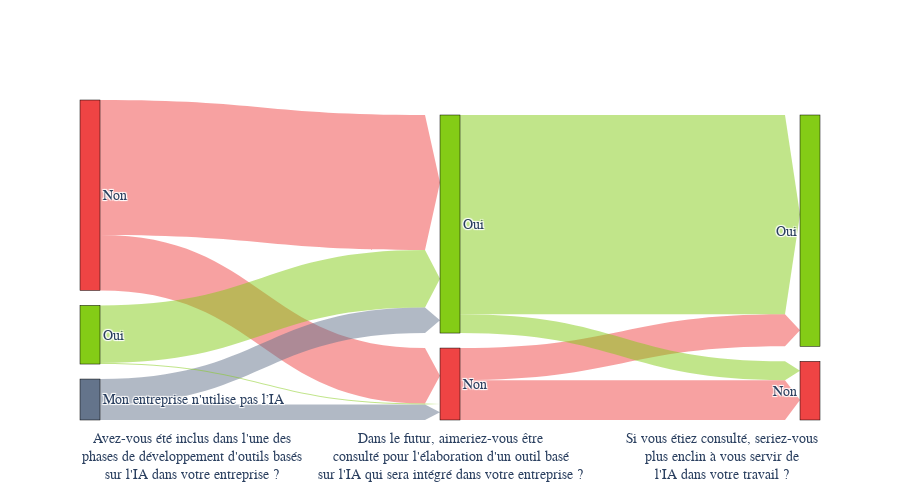

Here is the notebook cell this chart was saved with:
### Markdown cell above
### 🛣️ 2.5. Implication de la population dans le développement d'outils basés sur l'IA et conséquences sur l'adoption

### Code cell
TINT = 3

df_before_after = df_survey[
  ["Involved", "WantToBeInvolved", "ImpactOfBeingInvolved"]
].copy()

sankey_dict_ids = {}
sankey_dict_count = {}

for index, row in df_before_after.iterrows():
  key1 = f"1{row['Involved']}"
  key2 = f"2{row['WantToBeInvolved']}"
  key3 = f"3{row['ImpactOfBeingInvolved']}"
  if key1 not in sankey_dict_ids:
    sankey_dict_ids[key1] = len(sankey_dict_ids)
  if key2 not in sankey_dict_ids:
    sankey_dict_ids[key2] = len(sankey_dict_ids)
  if key3 not in sankey_dict_ids:
    sankey_dict_ids[key3] = len(sankey_dict_ids)
  sankey_dict_count[key1 + "," + key2] = (
    sankey_dict_count.get(key1 + "," + key2, 0) + 1
  )
  sankey_dict_count[key2 + "," + key3] = (
    sankey_dict_count.get(key2 + "," + key3, 0) + 1
  )

# Construct DataFrame for Sankey diagram
data = [
  {
    "source": sankey_dict_ids[key.split(",")[0]],
    "target": sankey_dict_ids[key.split(",")[1]],
    "value": value,
  }
  for key, value in sankey_dict_count.items()
]

df_sankey = pd.DataFrame(data)

labels = [label[1:] for label in sankey_dict_ids.keys()]
# Define colors for each label based on specific criteria
colors = [
  C_LIME[TINT]
  if "Oui" in label
  else C_RED[TINT]
  if "Non" in label
  else C_SLATE[TINT]
  for label in labels
]

# Create a dictionary to map labels to colors with added transparency
label_to_color_rgba = {
  label: f"rgba({int(color[1:3], 16)}, {int(color[3:5], 16)}, {int(color[5:7], 16)}, 0.5)"
  for label, color in zip(labels, colors)
}
# Generate a color scale for the links based on the target node's color with transparency
link_colors_rgba = [
  label_to_color_rgba[labels[source]] for source in df_sankey["source"]
]

fig = go.Figure(
  data=[
    go.Sankey(
      node=dict(
        pad=15,
        thickness=20,
        line=dict(color="black", width=0.5),
        label=labels,
        color=colors,  # Use the colors list here
      ),
      link=dict(
        source=df_sankey["source"],
        target=df_sankey["target"],
        value=df_sankey["value"],
        color=link_colors_rgba,
        arrowlen=15,
      ),
    )
  ],
  layout=go.Layout(height=500, font=dict(size=F_H3)),
)

# Add annotations for the question names
fig.update_layout(
  annotations=[
    dict(
      x=0,
      y=-0.2,
      xref="paper",
      yref="paper",
      text="Avez-vous été inclus dans l'une des<br>phases de développement d'outils basés<br>sur l'IA dans votre entreprise ?",
      showarrow=False,
      font=dict(size=F_H3),
    ),
    dict(
      x=0.5,
      y=-0.2,
      xref="paper",
      yref="paper",
      text="Dans le futur, aimeriez-vous être<br>consulté pour l'élaboration d'un outil basé<br>sur l'IA qui sera intégré dans votre entreprise ?",
      showarrow=False,
      font=dict(size=F_H3),
    ),
    dict(
      x=1,
      y=-0.2,
      xref="paper",
      yref="paper",
      text="Si vous étiez consulté, seriez-vous<br>plus enclin à vous servir de<br>l'IA dans votre travail ?",
      showarrow=False,
      font=dict(size=F_H3),
    ),
  ]
)

fig.show()

### Figure 1 — Plotly figure (JSON) as saved in the notebook; plotly's stock layout.template omitted (floating-point values rounded to 4 significant figures)
{"data": [{"link": {"arrowlen": 15, "color": ["rgba(239, 68, 68, 0.5)", "rgba(239, 68, 68, 0.5)", "rgba(239, 68, 68, 0.5)", "rgba(132, 204, 22, 0.5)", "rgba(132, 204, 22, 0.5)", "rgba(239, 68, 68, 0.5)", "rgba(100, 116, 139, 0.5)", "rgba(100, 116, 139, 0.5)", "rgba(132, 204, 22, 0.5)", "rgba(132, 204, 22, 0.5)"], "source": [0, 1, 1, 4, 5, 0, 6, 6, 5, 4], "target": [1, 2, 3, 5, 3, 5, 5, 1, 2, 1], "value": [50, 36, 29, 52, 180, 122, 23, 14, 17, 1]}, "node": {"color": ["#ef4444", "#ef4444", "#ef4444", "#84cc16", "#84cc16", "#84cc16", "#64748b"], "label": ["Non", "Non", "Non", "Oui", "Oui", "Oui", "Mon entreprise n'utilise pas l’IA"], "line": {"color": "black", "width": 0.5}, "pad": 15, "thickness": 20}, "type": "sankey"}], "layout": {"annotations": [{"font": {"size": 14}, "showarrow": false, "text": "Avez-vous été inclus dans l'une des<br>phases de développement d'outils basés<br>sur l'IA dans votre entreprise ?", "x": 0, "xref": "paper", "y": -0.2, "yref": "paper"}, {"font": {"size": 14}, "showarrow": false, "text": "Dans le futur, aimeriez-vous être<br>consulté pour l'élaboration d'un outil basé<br>sur l'IA qui sera intégré dans votre entreprise ?", "x": 0.5, "xref": "paper", "y": -0.2, "yref": "paper"}, {"font": {"size": 14}, "showarrow": false, "text": "Si vous étiez consulté, seriez-vous<br>plus enclin à vous servir de<br>l'IA dans votre travail ?", "x": 1, "xref": "paper", "y": -0.2, "yref": "paper"}], "font": {"size": 14}, "height": 500}}
